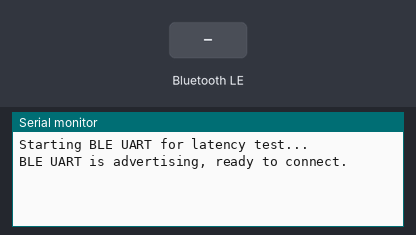
Bench run of a sketch on a simulated ESP32-S3. Shown: the last lines printed to the serial monitor. The test bench sets the inputs (shaded band). Nothing arrives over Bluetooth unless stated; a phone connects over Bluetooth LE 3 s after start.

Above: at 2.2 s.
2.3 s: Bluetooth LE write "GET" received
At 2.9 s:
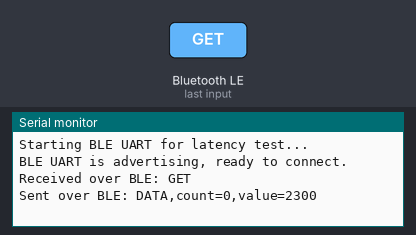
3.8 s: Bluetooth LE write "1" received
At 3.96 s:
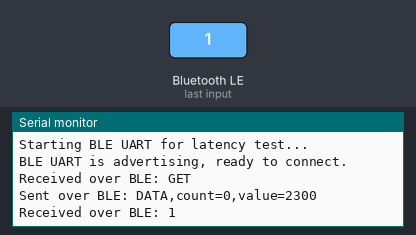

The sketch:

ESP32_BLE_Latency_Code.ino
```cpp
#include <Arduino.h>
#include <BLEDevice.h>
#include <BLEServer.h>
#include <BLEUtils.h>
#include <BLE2902.h>

#define BLE_DEVICE_NAME "ESP32S3-Zero-BLE"

// Nordic UART Service (NUS) UUIDs
static BLEUUID UART_SERVICE_UUID("6E400001-B5A3-F393-E0A9-E50E24DCCA9E");
static BLEUUID UART_CHAR_TX_UUID("6E400003-B5A3-F393-E0A9-E50E24DCCA9E"); // Notify (ESP32 -> PC)
static BLEUUID UART_CHAR_RX_UUID("6E400002-B5A3-F393-E0A9-E50E24DCCA9E"); // Write  (PC -> ESP32)

BLEServer *pServer = nullptr;
BLECharacteristic *pTxCharacteristic = nullptr;
bool deviceConnected = false;

class MyServerCallbacks : public BLEServerCallbacks {
  void onConnect(BLEServer *pServer) override {
    deviceConnected = true;
    Serial.println("BLE client connected");
  }

  void onDisconnect(BLEServer *pServer) override {
    deviceConnected = false;
    Serial.println("BLE client disconnected");
    pServer->getAdvertising()->start();
  }
};

// Handle data from PC
class MyRxCallbacks : public BLECharacteristicCallbacks {
  void onWrite(BLECharacteristic *pCharacteristic) override {
    String rxValue = pCharacteristic->getValue();  // Arduino String
    rxValue.trim();

    Serial.print("Received over BLE: ");
    Serial.println(rxValue);

    if (rxValue == "GET") {
      static uint32_t counter = 0;

      // Prepare a quick response (you can put real sensor data here)
      char buffer[64];
      snprintf(buffer, sizeof(buffer),
               "DATA,count=%lu,value=%lu\r\n",
               (unsigned long)counter,
               (unsigned long)(millis() & 0xFFFFFFFF));

      counter++;

      // Send back via notify
      pTxCharacteristic->setValue((uint8_t *)buffer, strlen(buffer));
      pTxCharacteristic->notify();

      Serial.print("Sent over BLE: ");
      Serial.print(buffer);
    }
  }
};

void setup() {
  Serial.begin(115200);
  delay(1000);
  Serial.println("Starting BLE UART for latency test...");

  BLEDevice::init(BLE_DEVICE_NAME);
  pServer = BLEDevice::createServer();
  pServer->setCallbacks(new MyServerCallbacks());

  BLEService *pService = pServer->createService(UART_SERVICE_UUID);

  // TX characteristic (notify)
  pTxCharacteristic = pService->createCharacteristic(
      UART_CHAR_TX_UUID,
      BLECharacteristic::PROPERTY_NOTIFY);
  pTxCharacteristic->addDescriptor(new BLE2902());

  // RX characteristic (write)
  BLECharacteristic *pRxCharacteristic = pService->createCharacteristic(
      UART_CHAR_RX_UUID,
      BLECharacteristic::PROPERTY_WRITE);
  pRxCharacteristic->setCallbacks(new MyRxCallbacks());

  pService->start();

  BLEAdvertising *pAdvertising = pServer->getAdvertising();
  pAdvertising->addServiceUUID(UART_SERVICE_UUID);
  pAdvertising->setScanResponse(true);
  pAdvertising->start();

  Serial.println("BLE UART is advertising, ready to connect.");
}

void loop() {
  // No periodic send; everything is request/response from PC
  delay(10);
}
```

Measured:
- after the input at 2.3 s, the serial monitor: prints a new line at once (image 1)
- after the input at 3.8 s, the serial monitor: prints a new line at once (image 2)
